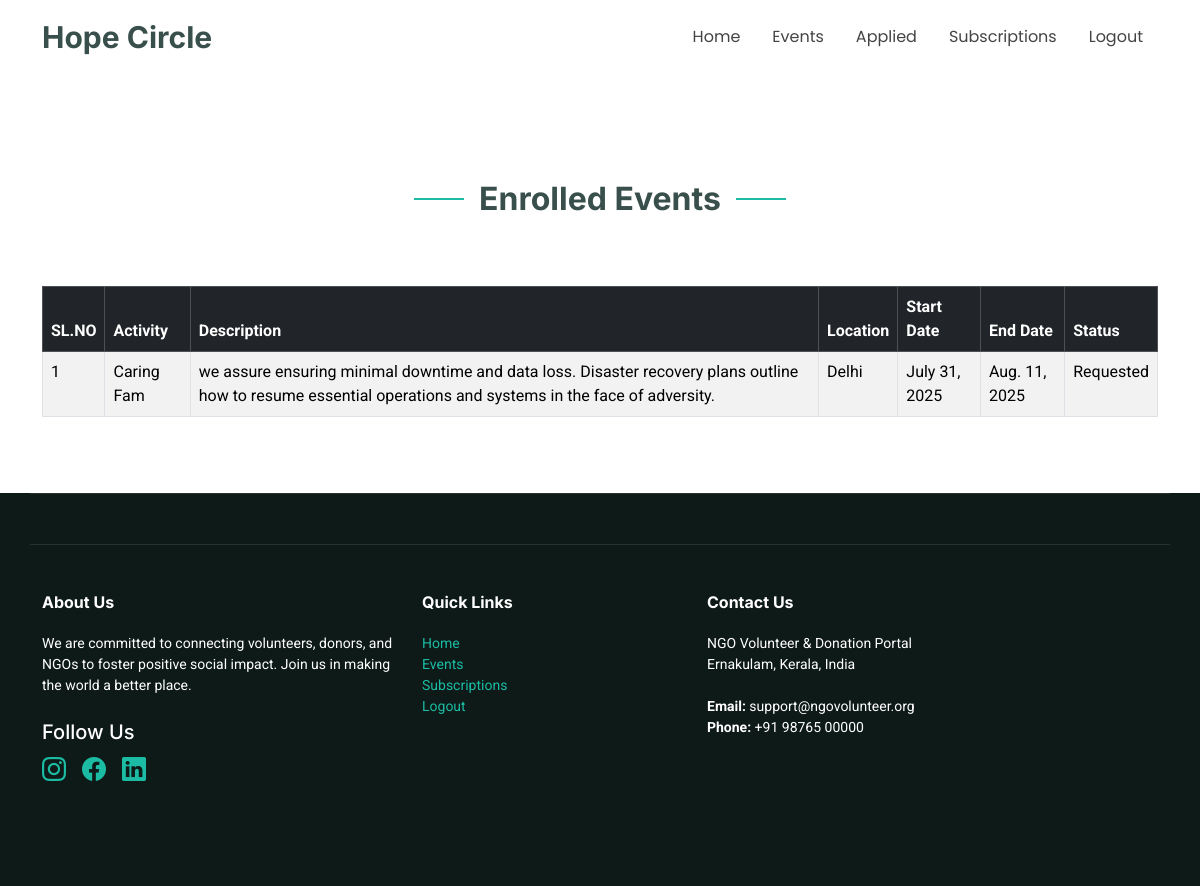
Page /volApplied (signed in) on the committed database.
### ngoapp/models.py (models this page shows)
class VolunteerActivity(models.Model):
    volunteer=models.ForeignKey(Volunteer,on_delete=models.CASCADE)
    activity=models.ForeignKey(Activity,on_delete=models.CASCADE)
    status=models.CharField(max_length=20,default="Requested")

class Activity(models.Model):
    ngo=models.ForeignKey(Ngo,on_delete=models.CASCADE)
    name=models.CharField(max_length=50)
    category=models.CharField(max_length=50,null=True)
    description=models.TextField()
    loc=models.CharField(max_length=200)
    volunteers_needed=models.IntegerField()
    sDate=models.DateField()
    eDate=models.DateField()

### ngoapp/views.py (the view)
# urls.py: path('volApplied',views.volApplied),
def volApplied(request):
    uid=request.session['id']
    act= VolunteerActivity.objects.filter(volunteer=uid).order_by('-id')
    return render(request,"volApplied.html",{"act": act})

### templates/volApplied.html (shortened to what this page needs)
{% extends 'volunteerHome.html' %}
{% block content %}
<section id="services" class="services section">
  <div class="container section-title" data-aos="fade-up">
    <h2>Enrolled Events</h2>
  </div>
  {% if act %}
  <div class="container">
    <div class="table-responsive">
      <table class="table table-bordered table-hover table-striped">
        <thead class="table-dark">
          <tr>
            <th scope="col">SL.NO</th>
            <th scope="col">Activity</th>
            <th scope="col">Description</th>
            <th scope="col">Location</th>
            <th scope="col">Start Date</th>
            <th scope="col">End Date</th>
            <th scope="col">Status</th>
          </tr>
        </thead>
        <tbody>
          {% for i in act %}
          <tr>
            <td>{{ forloop.counter }}</td>
            <td>{{ i.activity.name }}</td>
            <td>{{ i.activity.description }}</td>
            <td>{{ i.activity.loc }}</td>
            <td>{{ i.activity.sDate }}</td>
            <td>{{ i.activity.eDate }}</td>
            <td>{{ i.status }}</td>
          </tr>
          {% endfor %}
        </tbody>
      </table>
    </div>
  </div>
  {% else %}
  <center><b>No Activities Enrolled!</b></center>
  {% endif %}
</section>
{% endblock %}

### static/media/assets/css/main.css (style rules this page uses)
:root { --default-font: "Roboto", system-ui, -apple-system, "Segoe UI", Roboto, "Helvetica Neue", Arial, "Noto Sans", "Liberation Sans", sans-serif, "Apple Color Emoji", "Segoe UI Emoji", "Segoe UI Symbol", "Noto Color Emoji"; --heading-font: "Inter", sans-serif; --nav-font: "Poppins", sans-serif; }
:root { --background-color: #ffffff; --default-color: #444444; --heading-color: #384f4b; --accent-color: #1bbca3; --surface-color: #ffffff; --contrast-color: #ffffff; }
:root { --nav-color: #444444; --nav-hover-color: #1bbca3; --nav-mobile-background-color: #ffffff; --nav-dropdown-background-color: #ffffff; --nav-dropdown-color: #444444; --nav-dropdown-hover-color: #1bbca3; }
:root { scroll-behavior: smooth; }
body { color: var(--default-color); background-color: var(--background-color); font-family: var(--default-font); }
h1, h2, h3, h4, h5, h6 { color: var(--heading-color); font-family: var(--heading-font); }
section, .section { color: var(--default-color); background-color: var(--background-color); padding: 60px 0; scroll-margin-top: 74px; overflow: clip; }
.section-title { text-align: center; padding-bottom: 60px; position: relative; }
.section-title h2 { font-size: 32px; font-weight: 700; position: relative; }
.section-title h2:before, .section-title h2:after { content: ""; width: 50px; height: 2px; background: var(--accent-color); display: inline-block; }
.section-title h2:before { margin: 0 15px 10px 0; }
.section-title h2:after { margin: 0 0 10px 15px; }

### rows in the picture
VolunteerActivity: activity.name "Caring Fam", activity.description "we assure ensuring minimal downtime and data loss. Disaster recovery plans outline how to resume essential operations and systems in the face of adversity.", activity.loc "Delhi", activity.sDate "July 31, 2025", activity.eDate "Aug. 11, 2025", status "Requested"
